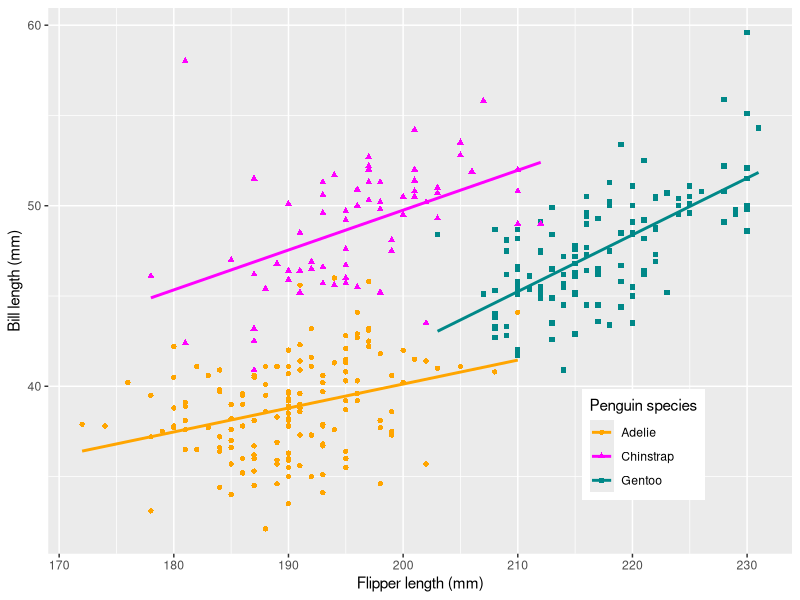

Generate this figure with R:
library(palmerpenguins)
library(ggplot2)
library(tidyverse)
library(ggthemes)
penguins <- palmerpenguins::penguins

ggplot(
  penguins,
  aes(
    x = flipper_length_mm,
    y = bill_length_mm,
    col = species,
    shape = species
  )
) +
  geom_point(
  ) +
  geom_smooth(
    method = "lm",
    se = FALSE
  ) +
  labs(
    y="Bill length (mm)",
    x="Flipper length (mm)",
    shape="Penguin species",
    col="Penguin species"
  ) +
  theme(legend.position = c(0.8, 0.2)) +
  scale_color_manual(
    values = c(
      "orange",
      "magenta",
      "#008888"
    )
  )
